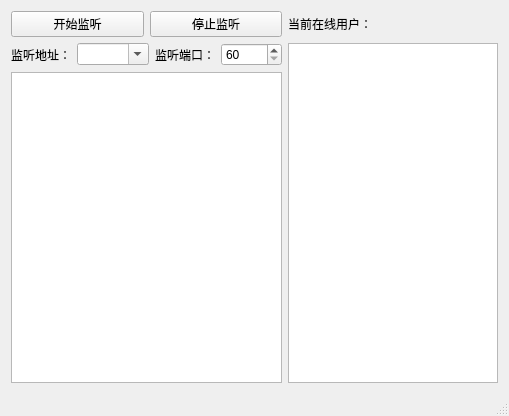
<?xml version="1.0" encoding="UTF-8"?>
<ui version="4.0">
 <class>MainWindow</class>
 <widget class="QMainWindow" name="MainWindow">
  <property name="geometry">
   <rect>
    <x>0</x>
    <y>0</y>
    <width>509</width>
    <height>416</height>
   </rect>
  </property>
  <property name="windowTitle">
   <string>服务端</string>
  </property>
  <widget class="QWidget" name="centralWidget">
   <layout class="QGridLayout" name="gridLayout_2">
    <item row="0" column="0">
     <layout class="QHBoxLayout" name="horizontalLayout_4">
      <item>
       <layout class="QVBoxLayout" name="verticalLayout_2">
        <item>
         <layout class="QGridLayout" name="gridLayout">
          <item row="0" column="0">
           <layout class="QHBoxLayout" name="horizontalLayout">
            <item>
             <widget class="QPushButton" name="pushButton">
              <property name="text">
               <string>开始监听</string>
              </property>
             </widget>
            </item>
            <item>
             <widget class="QPushButton" name="pushButton_2">
              <property name="text">
               <string>停止监听</string>
              </property>
             </widget>
            </item>
           </layout>
          </item>
          <item row="2" column="0">
           <layout class="QHBoxLayout" name="horizontalLayout_2">
            <item>
             <widget class="QLabel" name="label">
              <property name="text">
               <string>监听地址：</string>
              </property>
             </widget>
            </item>
            <item>
             <widget class="QComboBox" name="comboIP">
              <property name="editable">
               <bool>true</bool>
              </property>
             </widget>
            </item>
            <item>
             <widget class="QLabel" name="label_2">
              <property name="text">
               <string>监听端口：</string>
              </property>
             </widget>
            </item>
            <item>
             <widget class="QSpinBox" name="spinBox">
              <property name="minimum">
               <number>60</number>
              </property>
              <property name="maximum">
               <number>10000</number>
              </property>
              <property name="value">
               <number>60</number>
              </property>
             </widget>
            </item>
           </layout>
          </item>
          <item row="3" column="0">
           <widget class="QPlainTextEdit" name="plainTextEdit"/>
          </item>
          <item row="2" column="1" rowspan="2">
           <layout class="QVBoxLayout" name="verticalLayout">
            <item>
             <widget class="QListWidget" name="listWidget"/>
            </item>
           </layout>
          </item>
          <item row="0" column="1">
           <widget class="QLabel" name="label_3">
            <property name="text">
             <string>当前在线用户：</string>
            </property>
           </widget>
          </item>
         </layout>
        </item>
       </layout>
      </item>
     </layout>
    </item>
   </layout>
  </widget>
  <widget class="QStatusBar" name="statusBar"/>
 </widget>
 <layoutdefault spacing="6" margin="11"/>
 <resources/>
 <connections/>
</ui>
